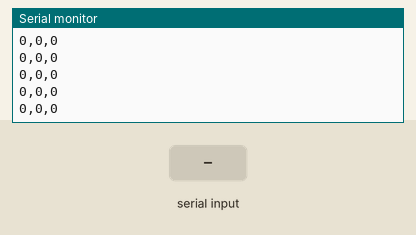
Simulated run of this sketch. Board: Arduino Uno, built with avr-gcc and run on an emulated ATmega328P. Shown: the last lines printed to the serial monitor. Inputs (shaded band) come from the test bench.

Above: at 1.2 s.
1.3 s: "90,45\n" received over Serial
At 1.42 s:
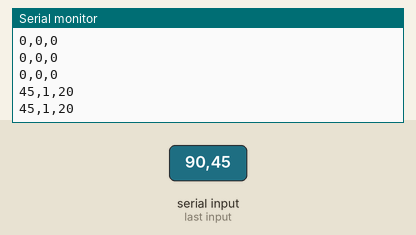
2.8 s: "30,150\n" received over Serial
At 2.83 s:
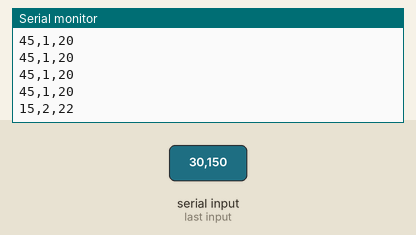
Timing chart, 0 to 5.8 s (numbered marks = the images above; inputs shaded):
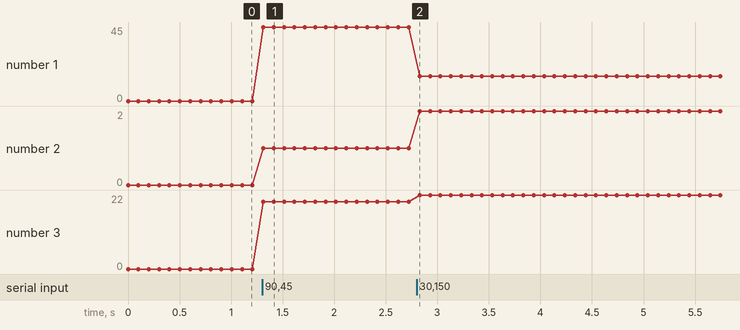

The sketch:

serial_port.ino
```cpp
String message_c;
const char* message;
int vx=0;
int vy=0;
double vth=0;
int th=0;
int send_vx;
int send_vth;
void setup()
{
  Serial.begin(115200);
  while(Serial.read()>= 0){}                 //清空串口0缓存

}
void loop()
{
if (Serial.available())
  {
   // Serial.println("get");
    while(Serial.available()>0)//当有信号的时候
  {
    message_c +=char(Serial.read());
    delay(1);
  }
vy++;
  message = message_c.c_str();                //由于sscanf只能识别const char*类型字符串，将String类型字符串转成const char*类型
  //Serial.println(message);
  sscanf(message,"%d,%d",&vx,&th);   //串口1接收字符串格式为435,25.25
//Serial.println("have cut");

while(Serial.read()>=0){};      //清空串口1缓存，保证字符串的长度稳定
}
// send_vx=(vx-1500);
// send_vth = vth-90;
send_vx=vx/2;
send_vth=vx*tan(double(th)/1000)/0.2;

  Serial.print(send_vx);
  Serial.print(",");
  Serial.print(vy);
  Serial.print(",");
  Serial.println(send_vth);
  delay(100);
  message_c = "";
}
```

Measured:
- after the input at 1.3 s, the serial monitor: prints a new line at once (image 1)
- after the input at 2.8 s, the serial monitor: prints a new line at once (image 2)
- plotted number 1: 0 → 45 after the input at 1.3 s, 45 → 15 after the input at 2.8 s
- plotted number 2: 0 → 1 after the input at 1.3 s, 1 → 2 after the input at 2.8 s
- plotted number 3: 0 → 20 after the input at 1.3 s, 20 → 22 after the input at 2.8 s
